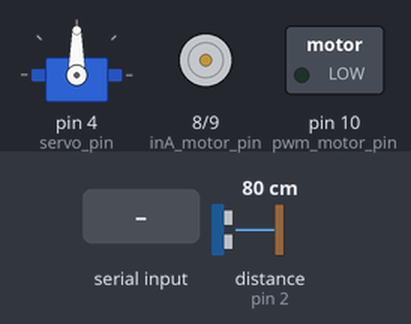
The sketch below on a simulated Arduino Uno, built with avr-gcc and run on an emulated ATmega328P. On the bench: servo, motor-driver pin pairs drawn as motors (green arrow = first pin HIGH = forward, orange = second pin HIGH = backward, longer = more drive), switched loads named in the sketch (green lamp = pin HIGH). Wiring (inferred from the names in the program): ultrasonic range finder: trigger pin 3; echo pin 2; servo: signal pin 4. The inputs (shaded band) are chosen by the test bench; at power-on: distance to the obstacle (sensor on pin 2) 80 cm. The echo pulse lasts 58.3 µs per cm; servo pulses on a pin are drawn as a servo (544–2400 µs = 0–180°); pins used as bus, display or sensor lines are not drawn; what the sketch prints to the serial monitor is not drawn.

Above: at 0.01 s.
At 1.2 s:
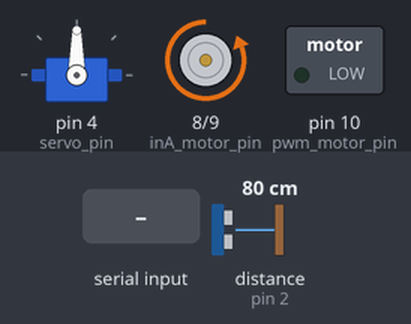
1.3 s: "90,45\n" received over Serial
Timing chart, 0 to 4.3 s (numbered marks = the images above; inputs shaded):
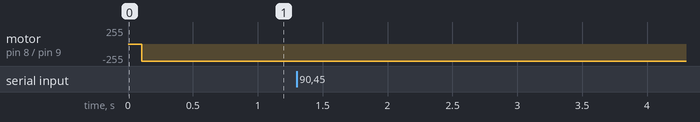

Measured:
- after the input at 1.3 s, every drawn part: stays the same

The sketch:

HW_controller.ino
```cpp
    /////////////simple elevator////////////////
   // BY : Abdelraouf Hawash                 //
  // DATE : 27/11/2022                      //
 // GMAIL : abdelraouf.hawash@gmail.come   //
////////////////////////////////////////////


///// initializing hardware variables
const int pwm_motor_pin = 10; // motor pins
const int inA_motor_pin = 8 ;
const int inB_motor_pin = 9 ;

int ultra_echoPin = 2;        //ultrasonic HC-SR04
int ultra_trigPin = 3;

const int servo_pin = 4;      // servo pin (we will control servo manualy to use pin 10 as PWM)


//// variables
//motor
int max_pwm = 0;          //maximum pwm command for motors
double max_elevator_pos = 0.70;    // maximum position for elevator
double min_elevator_pos = 0.12;    // maximum position for elevator
//servo
double target_servo_pos = 90;   // servo goal position
int curent_servo_pos = 90;      // curent elevator position
const int max_servo_pos = 178;  // maximum position for servo
const int min_servo_pos = 2;    // maximum position for servo
// time variables
const int loop_time = 100 ;     //Looptime in millisecond
unsigned long lastMilli = 0;    //time history
// initializing PID
double Kp = 0;    // PID parameters initial value is zero
double Ki = 0;
double Kd = 0;
unsigned long currentTime, previousTime;
double elapsedTime, error, lastError, cumError, rateError;
double curent_elevator_pos;       //curent elevator position
double target_elevator_pos = 0.3; // goal position
double speed_pwm = 0 ;            //PWM commond for the motor


void setup() {

  //initialization serial for communication
  Serial.begin(115200);
  Serial.setTimeout(10);


  // motor pins mode
  pinMode (pwm_motor_pin, OUTPUT); // motor
  pinMode (inA_motor_pin, OUTPUT);
  pinMode (inB_motor_pin, OUTPUT);

  //ultrasonic pins
  pinMode(ultra_trigPin, OUTPUT);
  pinMode(ultra_echoPin, INPUT);

  //servo pins
  pinMode(servo_pin,OUTPUT);
  servo_write(target_servo_pos,servo_pin);

}


void loop() {

  // read and write data
  if (Serial.available()){

    // read
    String Data_cmd = Serial.readString();

    // update cmd
    update_cmd(Data_cmd);

    //write
    String Data = String(curent_elevator_pos) + "," + String(curent_servo_pos) + "," + String(round(speed_pwm));
    Serial.print(Data);

  }

  if((millis()-lastMilli) >= loop_time){

    lastMilli = millis();

    // update elevator position
    curent_elevator_pos = ultrasonic_distance();

    // motor action
    computePID();
    set_motor(round(speed_pwm),pwm_motor_pin,inA_motor_pin,inB_motor_pin);


    // servo action
    if(abs(curent_elevator_pos - target_elevator_pos) <= 0.01 ){

      servo_write(target_servo_pos,servo_pin);
      curent_servo_pos = target_servo_pos;
    }

  } // end of timed loop
} // end of main loop


//update commands received like requested elevator position and other
void update_cmd(String input){

  // input should be : target_elevator_pos,target_servo_pos
  char separator = ',';
  int maxIndex = input.length() - 1;
  int cmd_index = 0;

  String Value = "";

  for(int i= 0 ; i <= maxIndex ; i++){

    Value.concat(input[i]);

    if (input[i] == separator || i == maxIndex)
    {
        Value.trim();

        if (cmd_index == 0) target_elevator_pos = constrain(Value.toDouble(), min_elevator_pos , max_elevator_pos);
        if (cmd_index == 1) target_servo_pos = constrain(Value.toDouble(), min_servo_pos , max_servo_pos);
        if (cmd_index == 2) max_pwm = constrain(Value.toInt(), 0 , 250);
        if (cmd_index == 3) Kp = Value.toDouble();
        if (cmd_index == 4) Ki = Value.toDouble();
        if (cmd_index == 5) Kd = Value.toDouble();

        cmd_index++;
        Value = "";
    }
  }
}

// PID control function
void computePID(){

  currentTime = millis();                             //get current time
  elapsedTime = (double)(currentTime - previousTime); //compute time elapsed from previous computation
  error = target_elevator_pos - curent_elevator_pos;  // determine error
  cumError += error * elapsedTime;                    // compute integral
  rateError = (error - lastError)/elapsedTime;        //compute derivative
  double output = Kp*error + Ki*cumError + Kd*rateError;     //PID output
  speed_pwm = constrain(output,-max_pwm,max_pwm);

  previousTime = currentTime; //remember current time
  lastError = error;          //remember current error

}

// setting motors pwm
void set_motor( int PWM_vel ,int pwm_pin ,int inpA ,int inpB ){

  PWM_vel = constrain(PWM_vel,-max_pwm,max_pwm);

  if(PWM_vel > 0 ){
    analogWrite(pwm_pin , abs(PWM_vel) );
    digitalWrite(inpA , HIGH);
    digitalWrite(inpB , LOW);
  }
  else{
    analogWrite(pwm_pin , abs(PWM_vel) );
    digitalWrite(inpA , LOW);
    digitalWrite(inpB , HIGH);
  }
}


// calculate distance from ultrasonic sensor
double ultrasonic_distance(){

  digitalWrite( ultra_trigPin , LOW);
  delayMicroseconds(2);
  digitalWrite(ultra_trigPin, HIGH);
  delayMicroseconds(10);
  digitalWrite(ultra_trigPin, LOW);

  double duration = pulseIn( ultra_echoPin, HIGH); // duration in microseconds

  return duration / 2910.0 / 2.0 ;                 //distance in m

}

// Custom servo motor contorl function
void servo_write(int degree, int pin){

  degree = constrain(degree,min_servo_pos,max_servo_pos);
  int val = (degree*10.25)+500;
  int cycles = 5;

  for(int i=0; i< cycles; i++){
    digitalWrite(pin,HIGH);
    delayMicroseconds(val);
    digitalWrite(pin,LOW);
    delay(10);
  }
}
```
